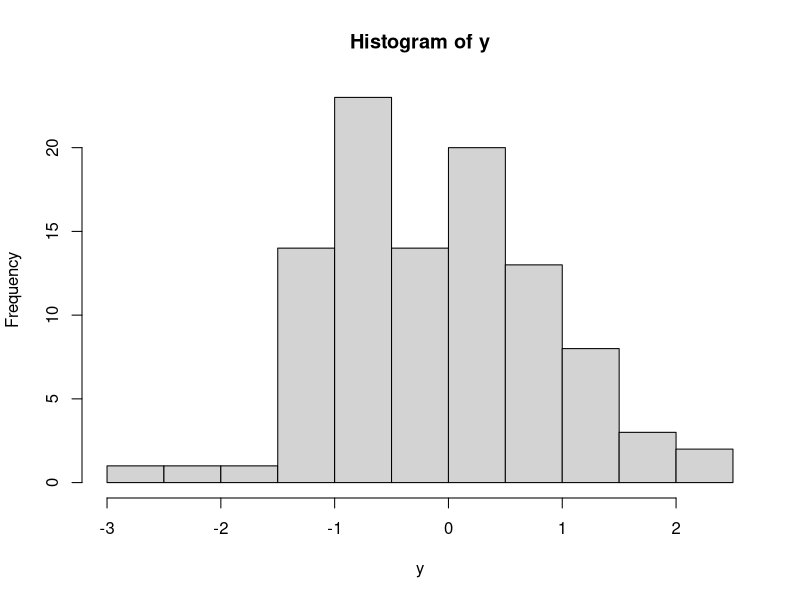
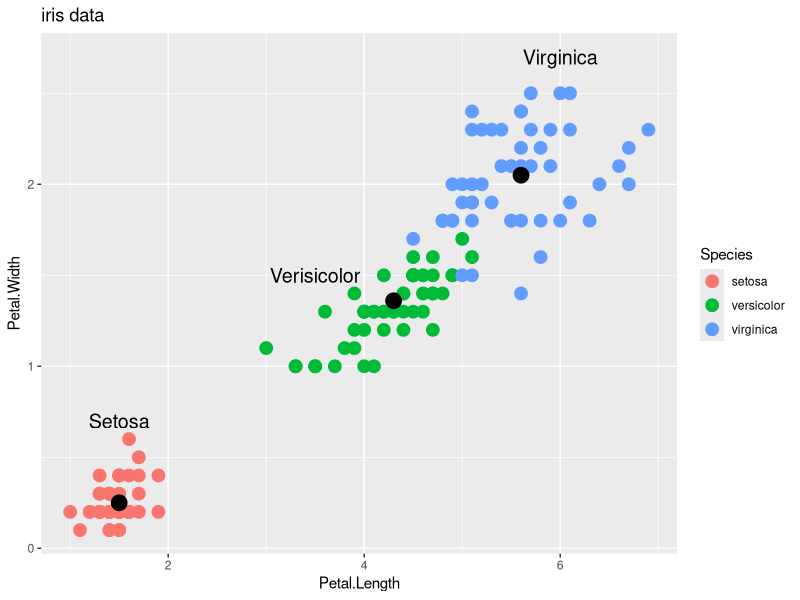

Reproduce these figures in R, in order.
library(foreign)
library(readxl)
library(ggplot2)
library(dplyr)

# 난수 100개 발생 / 정규분포를 따르는, 평균: 0, 표준편차: 1
y = rnorm(100)
hist(y)

x<-matrix(rnorm(100),nrow=5) # 난수 100개 생성, 5행*20열

help(dist) # 두 점 사이의 거리를 구하는 함수. method는 여러 방법들. default는 euclidean

dist(x)
# 20차원에 해당되는 데이터에서 1, 2번째 데이터 간 유클리디안 거리=5.349665

dist(x,method='manhattan')

data(iris) # data함수: 데이터를 로드
head(iris)

iris[,-5]

help(kmeans)

# elbow 기법(최적의 k값 구하기)
# iris는 4차원 데이터(feature 갯수 4개) → 3개 클러스터로 나누겠다.
# → 3개의 클러스터에 대한 중심점 좌표 확인(centers) →
# 1번째 cp: (5.7, 2.5, 1.4, 0.15)
# 2번째 cp: (4.7, 2.2, 2.4, 1.15)
# 3번째 cp: (3.7, 1.5, 1.7, 0.5)
# 이렇게 3행 4열로 centers가 표현됨.

# ex) 3만명 sns 데이터, features 30개, 5개 클러스터링
# 5개 클러스터에 대한 중심점의 shape?
# 5행 30열

kmeans.iris<-kmeans(iris[,-5],3,nstart = 2)
kmeans.iris$centers
kmeans.iris$cluster

table(iris[,5],kmeans.iris$cluster)

kmeans.iris
kmeans10.iris<-kmeans(iris[,-5],3,nstart = 10)
round(sum(kmeans10.iris$withinss),2)

set.seed(123)
kmeans.iris<-kmeans(iris[,-5],3)
round(sum(kmeans.iris$withinss),2)

iris_plot<-ggplot(data=iris,aes(x=Petal.Length,y=Petal.Width,colour=Species))+
  geom_point(shape=19,size=4)+ ggtitle('iris data')

iris_plot2<-iris_plot+
  annotate('text',x=1.5,y=0.7,label='Setosa',size=5)+
  annotate('text',x=3.5,y=1.5,label='Verisicolor',size=5)+
  annotate('text',x=6.0,y=2.7,label='Virginica',size=5)

iris_k_means<-kmeans(iris[,c('Petal.Length','Petal.Width')],3)

prop.table(iris_k_means$size)

iris_kmeans_centers<-iris_k_means$centers
iris_kmeans_centers

iris_plot2+
  annotate('point',x=4.3,y=1.36,size=5,color='black')+
  annotate('point',x=5.6,y=2.05,size=5,color='black')+
  annotate('point',x=1.5,y=0.25,size=5,color='black')



# k-means 사용 시 고려사항
# 범주별 데이터 갯수가 비슷한 경우 → 클러스터링이 잘 됨
# 범주별 데이터 갯수 차이가 심한 경우 → 클러스터링이 잘 되지 않음 → 데이터 증식
# or 데이터 제거(범주별 데이터 갯수를 비슷하게 해줌)
# 범주별 밀도가 다른 경우 클러스터링이 잘 안될 수 있음.
# 표준화 작업
z_iris<-scale(iris[,-5])

# iris colums 컬럼 2, 3, 4개 → 클러스터링 수행해봐
